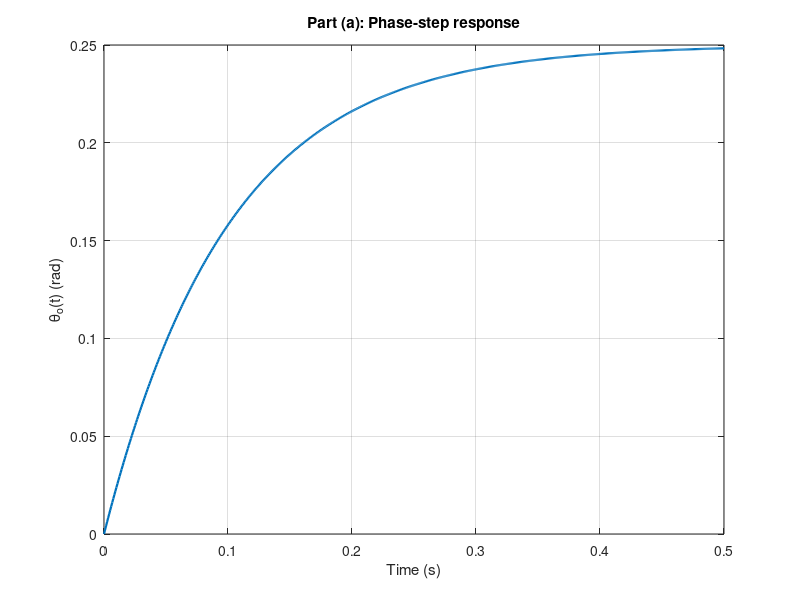
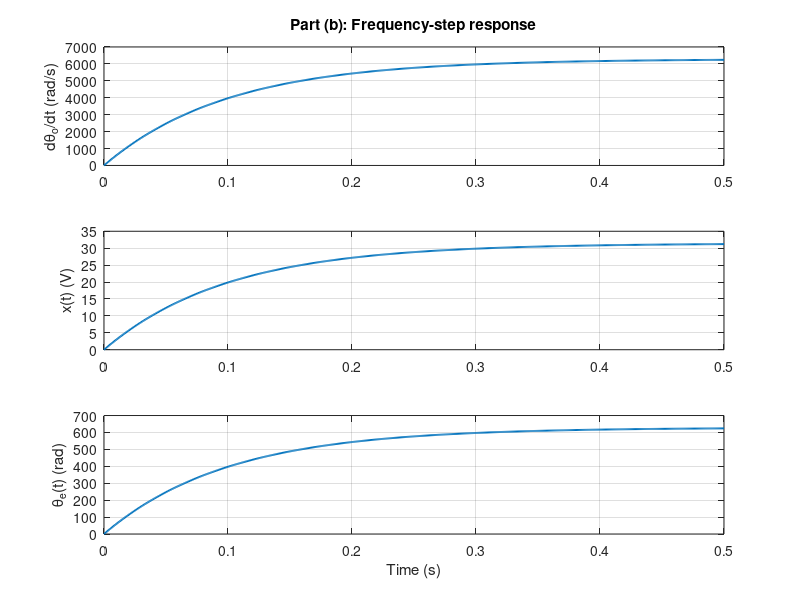

These charts were generated, in order, by the following MATLAB code:
% Responses for EE115 Homework 9 PLL questions.
% Adjust the parameters below to match your loop design.

% Loop parameters
K  = 10;       % small-signal loop gain
Kv = 200;      % VCO gain (rad/s per volt)
a  = 500;      % filter zero for part (c)

% Excitation parameters
Delta_theta = 0.25;  % rad, phase step for part (a)
kf          = 1e3;   % Hz, frequency step magnitude for parts (b) and (c)

% Time base (long enough for exponentials to settle)
t = linspace(0, 5 / K, 600);

%% Part (a): theta_o(t) for a phase-step input
theta_o_a = Delta_theta * (1 - exp(-K * t));
figure(1);
plot(t, theta_o_a, 'LineWidth', 1.6);
xlabel('Time (s)');
ylabel('\theta_o(t) (rad)');
title('Part (a): Phase-step response');
grid on;

%% Part (b): frequency-step input (ramp in phase)
dthetao_dt_b = 2 * pi * kf * (1 - exp(-K * t));
x_b          = (2 * pi * kf / Kv) * (1 - exp(-K * t));
theta_e_b    = (2 * pi * kf / K) * (1 - exp(-K * t));

figure(2);
subplot(3, 1, 1);
plot(t, dthetao_dt_b, 'LineWidth', 1.4);
ylabel('d\theta_o/dt (rad/s)');
title('Part (b): Frequency-step response');
grid on;

subplot(3, 1, 2);
plot(t, x_b, 'LineWidth', 1.4);
ylabel('x(t) (V)');
grid on;

subplot(3, 1, 3);
plot(t, theta_e_b, 'LineWidth', 1.4);
xlabel('Time (s)');
ylabel('\theta_e(t) (rad)');
grid on;

%% Part (c): steady-state values for lead-lag filter G(s) = (s+a)/s
x_inf_c     = 2 * pi * kf / Kv;
theta_e_inf = 0;
fprintf('Part (c): x(∞) = %.4g V,  theta_e(∞) = %.4g rad\n', x_inf_c, theta_e_inf);
